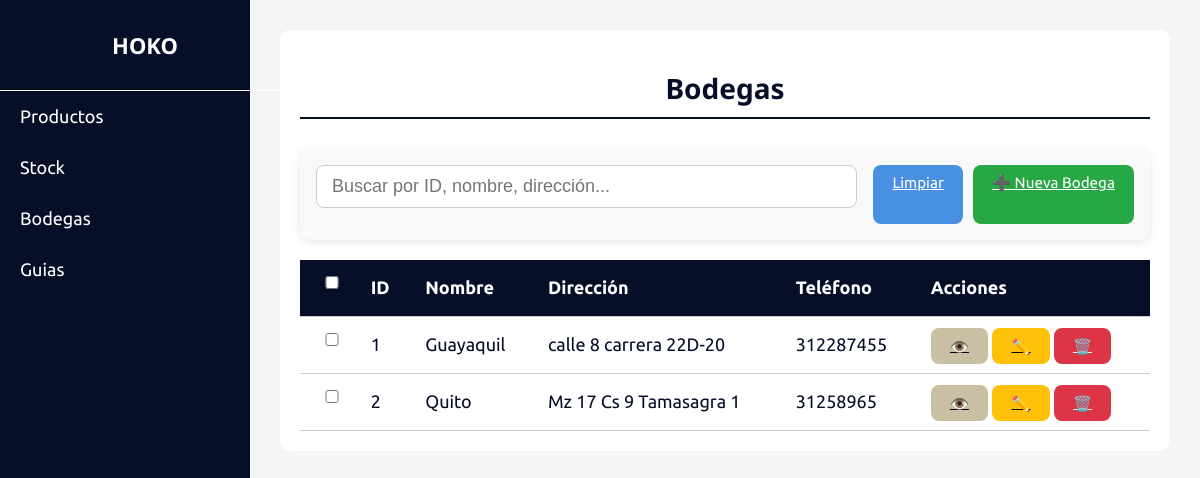
Page /bodegas/ on the committed database.
### envios/models.py (models this page shows, shortened)
class Bodega(models.Model):
    nombre = models.CharField(max_length=100)
    direccion = models.CharField(max_length=200, blank=True, null=True)
    telefono = models.CharField(max_length=20, blank=True, null=True)

### envios/views.py (the view, shortened to what this page needs)
# urls.py: path('bodegas/', views.listar_bodegas, name='listar_bodegas'),
def listar_bodegas(request):
    search_query = request.GET.get('search', '').strip()
    bodegas = Bodega.objects.all()
    return render(request, 'bodegas/listar_bodegas.html', {
        'bodegas': bodegas,
        'search_query': search_query
    })

### templates/bodegas/listar_bodegas.html (shortened to what this page needs)
{% extends 'base.html' %}
{% block content %}
<div class="products-container">
  <h1>Bodegas</h1>
  <div class="products-actions">
    <input type="text" id="search-input" placeholder="Buscar por ID, nombre, dirección..." class="search-input">
    <div class="action-buttons">
      <a href="{% url 'listar_bodegas' %}" class="btn btn-secondary">
         Limpiar
    </a>
      <a href="{% url 'crear_bodega' %}" class="btn crear">➕ Nueva Bodega</a>
    </div>
  </div>
  <div class="table-wrapper">
    <table class="products-table" id="bodegas-table">
      <thead>
        <tr>
          <th><input type="checkbox" id="select-all"></th>
          <th>ID</th>
          <th>Nombre</th>
          <th>Dirección</th>
          <th>Teléfono</th>
          <th>Acciones</th>
        </tr>
      </thead>
      <tbody>
        {% for bodega in bodegas %}
        <tr data-id="{{ bodega.id }}"
            data-nombre="{{ bodega.nombre|lower }}"
            data-direccion="{{ bodega.direccion|default:''|lower }}"
            data-ciudad="{% if 'guayaquil' in bodega.direccion|lower %}guayaquil{% elif 'quito' in bodega.direccion|lower %}quito{% else %}otra{% endif %}">
          <td><input type="checkbox" class="select-row" data-id="{{ bodega.id }}"></td>
          <td>{{ bodega.id }}</td>
          <td>{{ bodega.nombre }}</td>
          <td>{{ bodega.direccion|default:"-" }}</td>
          <td>{{ bodega.telefono|default:"-" }}</td>
          <td>
            <a href="{% url 'ver_bodega' bodega.id %}" class="btn ver">👁️</a>
            <a href="{% url 'editar_bodega' bodega.id %}" class="btn editar">✏️</a>
            <a href="{% url 'eliminar_bodega' bodega.id %}" class="btn eliminar">🗑️</a>
          </td>
        </tr>
        {% endfor %}
      </tbody>
    </table>
  </div>
</div>
{% endblock %}

### static/css/styles_productos.css (style rules this page uses)
body { font-family: 'Ubuntu', sans-serif; margin: 0; padding: 0; background-color: #f5f5f5; color: #070E27; font-size: 18px; }
h1, h2, h3 { font-family: 'Noto Sans', sans-serif; font-size: 32px; color: #070E27; }
.main-content h1 { text-align: center; font-size: 28px; font-weight: bold; color: #070E27; border-bottom: 2px solid #070E27; margin-bottom: 30px; padding-bottom: 10px; }
.products-container { background-color: white; padding: 20px; border-radius: 10px; }
.products-actions { display: flex; flex-wrap: wrap; gap: 1rem; justify-content: space-between; align-items: center; padding: 1rem; background-color: #f9f9f9; border-radius: 12px; box-shadow: 0 2px 8px rgba(0, 0, 0, 0.1); }
.action-buttons { display: flex; flex-direction: row; justify-content: flex-start; gap: 10px; }
.search-input { flex: 1; padding: 10px 15px; font-size: 18px; border: 1px solid #ccc; border-radius: 8px; height: 1.5 rem; }
.btn { padding: 0.6rem 1.2rem; border: none; border-radius: 8px; background-color: #4a90e2; color: white; font-size: 0.95rem; cursor: pointer; transition: background-color 0.3s ease; height: 2.5rem; }
.btn.crear { background-color: #28A745; }
.btn.ver { background-color: #c9c0a4; color: #000; }
.btn.editar { background-color: #FFC107; color: #000; }
.btn.eliminar { background-color: #DC3545; }
.table-wrapper { overflow-x: auto; margin-top: 20px; }
.products-table { width: 100%; border-collapse: collapse; font-size: 18px; text-align: left; }
.products-table th, .products-table td { padding: 12px 15px; border-bottom: 1px solid #ccc; vertical-align: middle; }
.products-table th { background-color: #070E27; color: white; }

### static/css/styles.css (style rules this page uses)
body { font-family: 'Ubuntu', sans-serif; margin: 0; padding: 0; background-color: #f5f5f5; color: #070E27; font-size: 18px; }
h1, h2, h3 { font-family: 'Noto Sans', sans-serif; font-size: 32px; color: #070E27; }
.main-content h1 { text-align: center; font-size: 28px; font-weight: bold; color: #070E27; border-bottom: 2px solid #070E27; margin-bottom: 30px; padding-bottom: 10px; }
.products-container { background-color: white; padding: 20px; border-radius: 10px; }
input, select { width: 100%; padding: 12px; margin-bottom: 15px; box-sizing: border-box; border: 1px solid #ccc; border-radius: 5px; font-size: 16px; }
.products-actions { display: flex; flex-wrap: wrap; gap: 1rem; justify-content: space-between; align-items: center; padding: 1rem; background-color: #f9f9f9; border-radius: 12px; box-shadow: 0 2px 8px rgba(0, 0, 0, 0.1); }
.action-buttons { display: flex; flex-direction: row; justify-content: flex-start; gap: 10px; }
.search-input { flex: 1; padding: 10px 15px; font-size: 18px; border: 1px solid #ccc; border-radius: 8px; height: 1.5 rem; }
.btn { padding: 0.6rem 1.2rem; border: none; border-radius: 8px; background-color: #4a90e2; color: white; font-size: 0.95rem; cursor: pointer; transition: background-color 0.3s ease; height: 2.5rem; }
.btn.crear { background-color: #28A745; }
.btn.ver { background-color: #c9c0a4; color: #000; }
.btn.editar { background-color: #FFC107; color: #000; }
.btn.eliminar { background-color: #DC3545; }
.table-wrapper { overflow-x: auto; margin-top: 20px; }
.products-table { width: 100%; border-collapse: collapse; font-size: 18px; text-align: left; }
.products-table th, .products-table td { padding: 12px 15px; border-bottom: 1px solid #ccc; vertical-align: middle; }
.products-table th { background-color: #070E27; color: white; }

### rows in the picture
Bodega: id "1", nombre "Guayaquil", direccion "calle 8 carrera 22D-20", telefono "312287455"
Bodega: id "2", nombre "Quito", direccion "Mz 17 Cs 9 Tamasagra 1", telefono "31258965"
